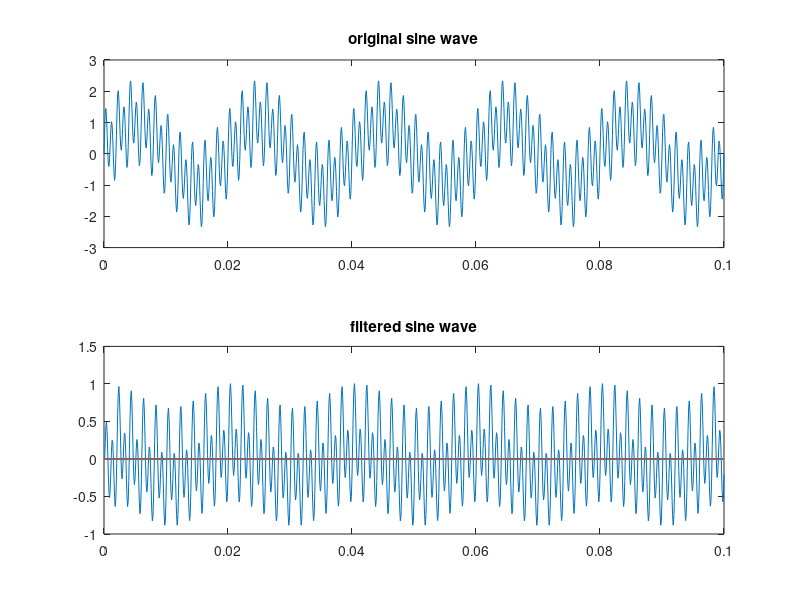
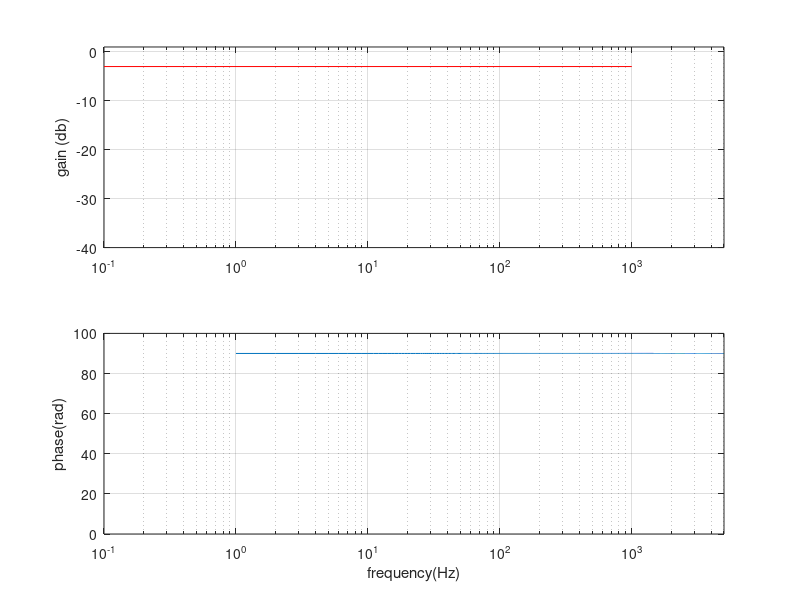

Write MATLAB code to recreate these figures, in order.
%% Original signal generation
amp1 = 1;
f1 = 50;

amp2 = 0.5;
f2 = 500;

amp3 = 1;
f3 = 1000;

fs = 10000;
final_time = 0.1;
dt = 1/fs;
simulation_time = linspace(0,final_time,final_time/dt+1);


sin1 = amp1*sin(2*pi*f1*(simulation_time));
sin2 = amp2*sin(2*pi*f2*(simulation_time));
sin4 = amp3*sin(2*pi*f3*(simulation_time));

sin3 = sin1+sin2+sin4;

%% Analog filter s plane parameters
num = [7.9577e-4,0];
den = [1.5831e-7,9.9472e-4,1];

%% digital filter z plane parameters
[numd,dend]=bilinear(num,den,fs);

%% plot sine
figure(1)
subplot(2,1,1)
plot(simulation_time,sin3);
title('original sine wave')

%% plot filtered signal
a0=1;
a1= -1.4684;
a2 = 0.5304;

b0=0.1642;
b1=-2.2e-16;
b2=-0.1642;

Y = zeros(length(sin3));

%% data stream filter
for i=3:length(Y)
    Y(i) = -a1*(Y(i-1))-a2*(Y(i-2)) + b0*(sin3(i))+b1*(sin3(i-1))+b2*(sin3(i-2)) ;
end
subplot(2,1,2)
plot(simulation_time,Y);
title('filtered sine wave')

%% plot digital filter bode plot
[h, f] = freqz(numd,dend,5000, fs);
figure(2); clf();
subplot(211); semilogx(f,20*log10(abs(h))); hold on
plot([.1, 1000], [-3 -3],'r'); 
grid on; ylim([-40,1]); ylabel('gain (db)'); xlim([.1, fs/2]);
subplot(212); semilogx(f, angle(h)*180/pi); 
grid on; ylabel('phase(rad)'); xlim([.1, fs/2]); xlabel('frequency(Hz)');




